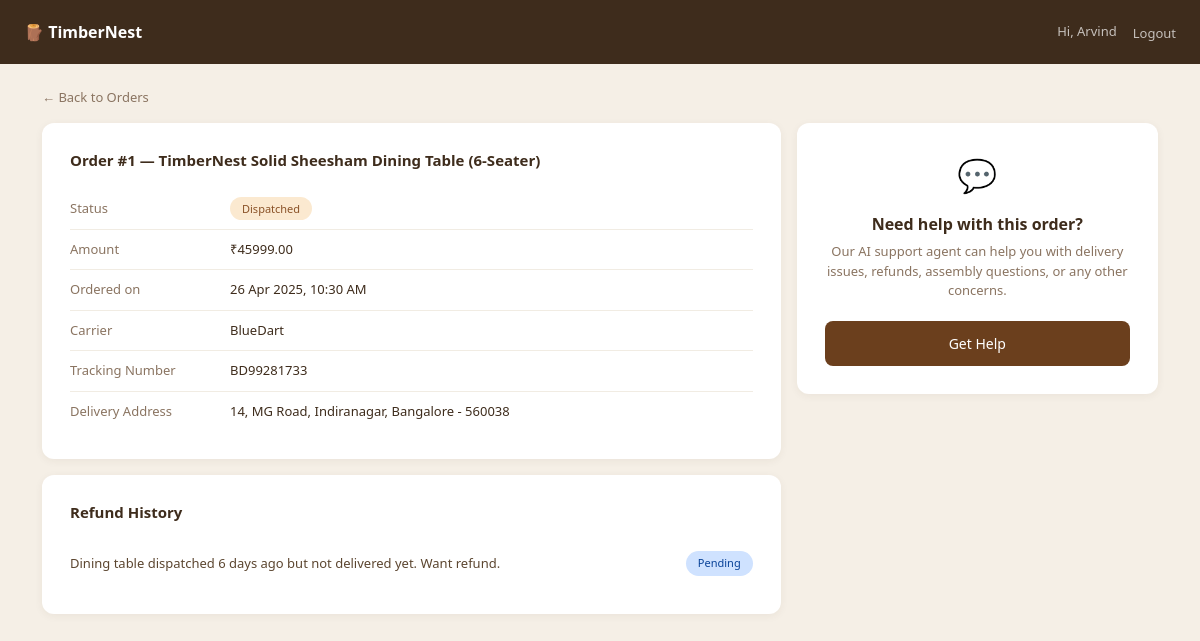
/orders/1/ (signed in), run on the app's committed database.
### orders/models.py (models this page shows, shortened)
class Order(models.Model):
    STATUS_CHOICE = [
        ("pending", "Pending"),
        ("dispatched", "Dispatched"),
        ("delivered", "Delivered"),
        ("cancelled", "Cancelled")
    ]
    user = models.ForeignKey(User, on_delete=models.CASCADE, related_name="orders")
    product = models.ForeignKey(Product, on_delete=models.SET_NULL, null=True, related_name="orders")
    product_name = models.CharField(max_length=255)
    amount = models.DecimalField(max_digits=10, decimal_places=2)
    status = models.CharField(max_length=100, choices=STATUS_CHOICE, default="pending")
    carrier = models.CharField(max_length=100, blank=True)
    tracking_number = models.CharField(max_length=100, blank=True)
    delivery = models.TextField(blank=True)
    created_at = models.DateTimeField(auto_now_add=True)
    updated_at = models.DateTimeField(auto_now=True, null=True)

class RefundRequest(models.Model):
    STATUS_CHOICE = [
        ("pending", "Pending"),
        ("approved", "Approved"),
        ("denied", "Denied"),
    ]
    order = models.ForeignKey(Order, on_delete=models.CASCADE, related_name="refund_requests")
    user = models.ForeignKey(User, on_delete=models.CASCADE, related_name="refund_requests")
    reason = models.TextField()
    status = models.CharField(max_length=100, choices=STATUS_CHOICE, default="pending")
    created_at = models.DateTimeField(auto_now_add=True)

### orders/views.py (the view)
# urls.py: path("<int:order_id>/", views.order_detail, name="order_detail"),
@login_required
def order_detail(request, order_id):
    order = get_object_or_404(Order, id=order_id, user=request.user)
    refunds = RefundRequest.objects.filter(order=order)
    context = {
        "order": order,
        "refunds": refunds
    }
    return render(request, "order_detail.html", context)

### templates/order_detail.html (shortened to what this page needs)
<!DOCTYPE html>
<html lang="en">
<head>
  <link href="https://cdn.jsdelivr.net/npm/bootstrap@5.3.0/dist/css/bootstrap.min.css" rel="stylesheet"/>
</head>
<body>
<nav class="navbar d-flex align-items-center justify-content-between">
  <span class="navbar-brand">🪵 TimberNest</span>
  <div class="d-flex align-items-center">
    <span class="navbar-text">Hi, {{ request.user.first_name }}</span>
    <form method="POST" action="{% url 'logout' %}" style="display:inline;">
      <button type="submit" class="logout-btn">Logout</button>
    </form>
  </div>
</nav>
<div class="container">
  <a href="{% url 'orders_list' %}" class="back-link">← Back to Orders</a>
  <div class="row g-3">
    <div class="col-md-8">
      <div class="detail-card">
        <h6>Order #{{ order.id }} — {{ order.product_name }}</h6>
        <div class="detail-row">
          <span class="detail-label">Status</span>
          <span class="detail-value">
            <span class="badge-{{ order.status }}">
              {{ order.get_status_display }}
            </span>
          </span>
        </div>
        <div class="detail-row">
          <span class="detail-label">Amount</span>
          <span class="detail-value">₹{{ order.amount }}</span>
        </div>
        <div class="detail-row">
          <span class="detail-label">Ordered on</span>
          <span class="detail-value">{{ order.created_at|date:"d M Y, h:i A" }}</span>
        </div>
        {% if order.carrier %}
        <div class="detail-row">
          <span class="detail-label">Carrier</span>
          <span class="detail-value">{{ order.carrier }}</span>
        </div>
        {% endif %}
        {% if order.tracking_number %}
        <div class="detail-row">
          <span class="detail-label">Tracking Number</span>
          <span class="detail-value">{{ order.tracking_number }}</span>
        </div>
        {% endif %}
        {% if order.delivery %}
        <div class="detail-row">
          <span class="detail-label">Delivery Address</span>
          <span class="detail-value">{{ order.delivery }}</span>
        </div>
        {% endif %}
      </div>
      {% if refunds %}
      <div class="detail-card">
        <h6>Refund History</h6>
        {% for refund in refunds %}
        <div class="refund-item">
          <span class="refund-reason">{{ refund.reason }}</span>
          <span class="badge-{{ refund.status }}">
            {{ refund.get_status_display }}
          </span>
        </div>
        {% endfor %}
      </div>
      {% endif %}
    </div>
    <div class="col-md-4">
        <div class="help-card" id="help-card">
          <div style="font-size:32px;">💬</div>
          <h6>Need help with this order?</h6>
          <p>Our AI support agent can help you with delivery issues, refunds, assembly questions, or any other concerns.</p>
          <button onclick="showChat()" class="btn-help">Get Help</button>
        </div>
      </div>
  </div>
</div>
</body>
</html>

### templates/order_detail.html (style rules this page uses)
body { background: #f5efe6; font-family: 'Segoe UI', sans-serif; }
.navbar { background: #3e2c1c; padding: 14px 24px; }
.navbar-brand { color: #fff; font-weight: 700; font-size: 16px; }
.navbar-text { color: rgba(255,255,255,0.7); font-size: 13px; }
.logout-btn { color: rgba(255,255,255,0.7); font-size: 13px; background: none; border: none; cursor: pointer; margin-left: 16px; padding: 0; }
.back-link { font-size: 13px; color: #8a7461; text-decoration: none; display: inline-block; margin: 24px 0 16px; }
.detail-card { background: #fff; border-radius: 12px; padding: 28px; box-shadow: 0 2px 8px rgba(76,52,32,0.06); margin-bottom: 16px; }
.detail-card h6 { font-weight: 700; color: #3e2c1c; margin: 0 0 20px; font-size: 15px; }
.detail-row { display: flex; padding: 10px 0; border-bottom: 1px solid #f1ece3; font-size: 13px; }
.detail-row:last-child { border-bottom: none; }
.detail-label { color: #8a7461; width: 160px; flex-shrink: 0; }
.detail-value { color: #3e2c1c; font-weight: 500; }
.badge-pending { background: #cfe2ff; color: #084298; padding: 4px 12px; border-radius: 20px; font-size: 11px; font-weight: 500; }
.badge-dispatched { background: #fbe9d0; color: #8a5227; padding: 4px 12px; border-radius: 20px; font-size: 11px; font-weight: 500; }
.refund-item { display: flex; justify-content: space-between; align-items: center; padding: 10px 0; border-bottom: 1px solid #f1ece3; font-size: 13px; }
.refund-item:last-child { border-bottom: none; }
.refund-reason { color: #5c4630; }
.help-card { background: #fff; border-radius: 12px; padding: 28px; box-shadow: 0 2px 8px rgba(76,52,32,0.06); text-align: center; }
.help-card h6 { font-weight: 700; color: #3e2c1c; margin: 16px 0 8px; }
.help-card p { font-size: 13px; color: #8a7461; margin: 0 0 20px; }
.btn-help { background: #6b3f1d; color: #fff; border: none; border-radius: 8px; padding: 12px 24px; font-size: 14px; font-weight: 500; text-decoration: none; display: inline-block; width: 100%; }

### data on the page
Order: id "1", product_name "TimberNest Solid Sheesham Dining Table (6-Seater)", status "Dispatched", amount "45999.00", created_at "26 Apr 2025, 10:30 AM", carrier "BlueDart", tracking_number "BD99281733", delivery "14, MG Road, Indiranagar, Bangalore - 560038"
RefundRequest: reason "Dining table dispatched 6 days ago but not delivered yet. Want refund.", status "Pending"

### other printed values
{{ request.user.first_name }} "Arvind"
